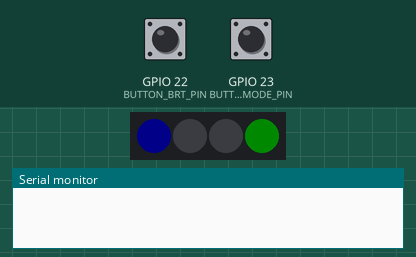
Recording of a sketch running on a simulated ESP32. Shown: 4 RGB LEDs in strip order, left to right, the last lines printed to the serial monitor. The test bench sets the inputs (shaded band); at power-on: GPIO 23 (BUTTON_MODE_PIN) HIGH, GPIO 22 (BUTTON_BRT_PIN) HIGH. Dim RGB values are drawn brighter than linear.

Above: at 1.6 s.
1.7 s: GPIO 23 (BUTTON_MODE_PIN) pulled LOW for 0.15 s
At 2.9 s:
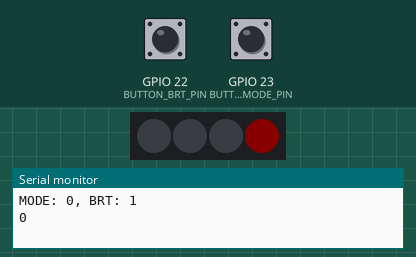
3.5 s: GPIO 22 (BUTTON_BRT_PIN) pulled LOW for 0.15 s
At 4.1 s:
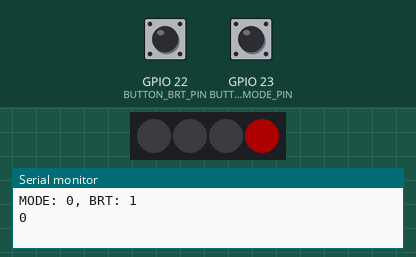
5.1 s: GPIO 23 (BUTTON_MODE_PIN) pulled LOW for 1 s
At 6.6 s:
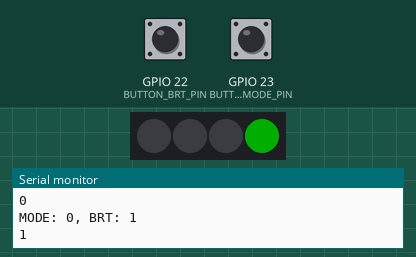
7.6 s: GPIO 22 (BUTTON_BRT_PIN) pulled LOW for 1 s
At 8.3 s:
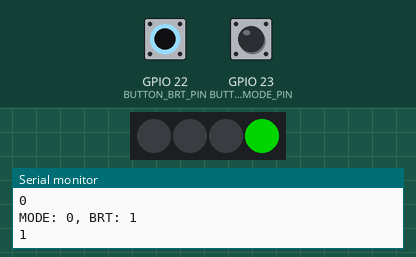
10.1 s: GPIO 23 (BUTTON_MODE_PIN) pulsed LOW 5 times (0.12 s each, 0.3 s apart)
At 12.3 s:
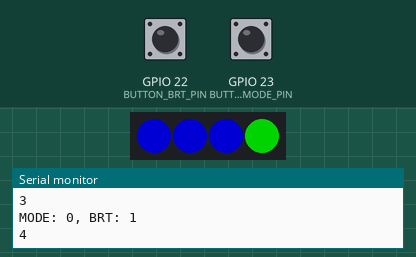
13.1 s: GPIO 23 (BUTTON_MODE_PIN) pulled LOW for 0.15 s
At 13.8 s:
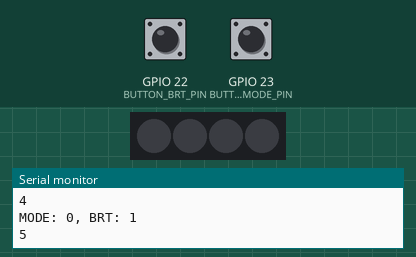
Timing chart, 0 to 15.8 s (numbered marks = the images above; inputs shaded):
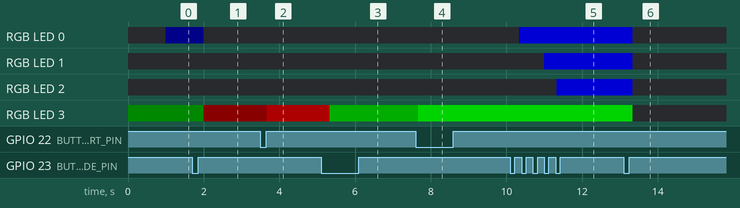

The sketch:

LED_Controller.ino
```cpp
#include <Adafruit_NeoPixel.h>

#define PIN 13

#define NUMPIXELS 4  // Popular NeoPixel ring size

Adafruit_NeoPixel pixels(NUMPIXELS, PIN, NEO_GRB + NEO_KHZ800);

#define DELAYVAL 1000  // Time (in milliseconds) to pause between pixels

const uint8_t RED_BRT = 255;
const uint8_t GREEN_BRT = 255;
const uint8_t BLUE_BRT = 255;

uint32_t colourArray[4];

const uint8_t BUTTON_MODE_PIN = 23;
const uint8_t BUTTON_BRT_PIN = 22;

uint32_t debounceTimer;  //Will share the debounce timer
const uint16_t DEBOUNCE_TIME = 300;

volatile uint8_t brightnessIndex = 0;
const uint8_t brightnessArray[] = { 5, 50, 128, 200, 255 };

enum Modes {
  NO_DATA,
  LEVEL_0,
  LEVEL_1,
  LEVEL_2,
  LEVEL_3,
  OFF,
  AUTO
};

enum Modes currentMode;
uint8_t autoModeIndex = 0;

void IRAM_ATTR modeButtonISR() {
  if (millis() - debounceTimer > DEBOUNCE_TIME) {
    Serial.printf("MODE: %d, BRT: %d\n", digitalRead(BUTTON_MODE_PIN), digitalRead(BUTTON_BRT_PIN));
    debounceTimer = millis();
    currentMode = (Modes)((currentMode + 1) % 7);
    Serial.println(currentMode);
  }
}

void IRAM_ATTR brtButtonISR() {
  if (millis() - debounceTimer > DEBOUNCE_TIME) {

    brightnessIndex = (brightnessIndex + 1) % sizeof(brightnessArray);

    // Serial.println(brightnessArray[brightnessIndex]);
    pixels.setBrightness(brightnessArray[brightnessIndex]);
    debounceTimer = millis();
  }
}


void setup() {
  Serial.begin(115200);

  pixels.begin();
  pixels.clear();
  pixels.setBrightness(10);

  pinMode(BUTTON_MODE_PIN, INPUT_PULLUP);
  pinMode(BUTTON_BRT_PIN, INPUT_PULLUP);

  attachInterrupt(BUTTON_MODE_PIN, modeButtonISR, FALLING);
  attachInterrupt(BUTTON_BRT_PIN, brtButtonISR, FALLING);
  debounceTimer = millis();

  currentMode=AUTO;
}


void setLEDs() {
  for (int i = 0; i < 4; i++) {
    pixels.setPixelColor(i, colourArray[i]);
  }
  pixels.show();
}


void setColour(Modes colourMode) {

  switch (colourMode) {
    case NO_DATA:
      colourArray[0] = 0;
      colourArray[1] = 0;
      colourArray[2] = 0;
      colourArray[3] = pixels.Color(RED_BRT, 0, 0);
      break;
    case LEVEL_0:
      colourArray[0] = 0;
      colourArray[1] = 0;
      colourArray[2] = 0;
      colourArray[3] = pixels.Color(0, GREEN_BRT, 0);
      break;
    case LEVEL_1:
      colourArray[0] = pixels.Color(0, 0, BLUE_BRT);
      colourArray[1] = 0;
      colourArray[2] = 0;
      colourArray[3] = pixels.Color(0, GREEN_BRT, 0);
      break;
    case LEVEL_2:
      colourArray[0] = pixels.Color(0, 0, BLUE_BRT);
      colourArray[1] = pixels.Color(0, 0, BLUE_BRT);
      colourArray[2] = 0;
      colourArray[3] = pixels.Color(0, GREEN_BRT, 0);
      break;
    case LEVEL_3:
      colourArray[0] = pixels.Color(0, 0, BLUE_BRT);
      colourArray[1] = pixels.Color(0, 0, BLUE_BRT);
      colourArray[2] = pixels.Color(0, 0, BLUE_BRT);
      colourArray[3] = pixels.Color(0, GREEN_BRT, 0);
      break;
    case OFF:
      colourArray[0] = 0;
      colourArray[1] = 0;
      colourArray[2] = 0;
      colourArray[3] = 0;
      break;

    default:
      colourArray[0] = pixels.Color(RED_BRT, 0, 0);
      ;
      colourArray[1] = pixels.Color(RED_BRT, 0, 0);
      ;
      colourArray[2] = pixels.Color(RED_BRT, 0, 0);
      ;
      colourArray[3] = pixels.Color(RED_BRT, 0, 0);
      ;
      break;
  }
  setLEDs();
}
void loop() {


  if (currentMode == AUTO) {
    autoModeIndex = (autoModeIndex + 1) % 5;
    setColour((Modes)autoModeIndex);
    delay(DELAYVAL);
  } else {
    setColour(currentMode);
    delay(DELAYVAL / 3);
  }
}
```

Measured:
- after the input at 3.5 s, RGB LED 3: RGB(10, 0, 0) → RGB(50, 0, 0) after 0.17 s
- after the input at 5.1 s, RGB LED 3: RGB(50, 0, 0) → RGB(0, 50, 0) after 0.23 s
- after the input at 7.6 s, RGB LED 3: RGB(0, 50, 0) → RGB(0, 128, 0) after 0.07 s
- after the input at 10.1 s, RGB LED 0: off → RGB(0, 0, 128) after 0.23 s; RGB LED 1: off → RGB(0, 0, 128) after 0.90 s; RGB LED 2: off → RGB(0, 0, 128) after 1.2 s
- after the input at 13.1 s, RGB LED 0–2: RGB(0, 0, 128) → off after 0.23 s; RGB LED 3: RGB(0, 128, 0) → off after 0.23 s
